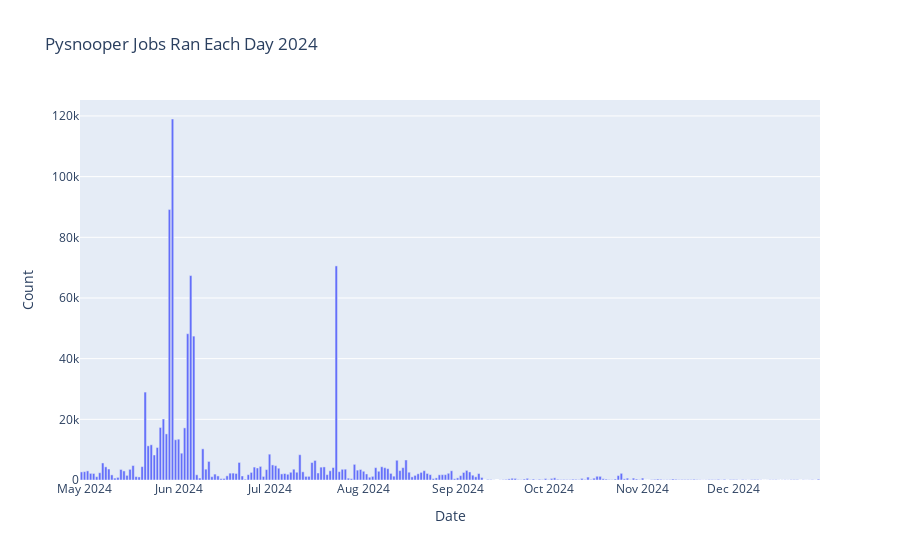

The cell this chart's notebook holds for it:
### Markdown cell above
### a). Jobs by Day Bar chart

### Code cell
date_count = merged_df.groupby('date')['date'].count().rename('Count').reset_index()
fig = px.bar(date_count, x = 'date', y = 'Count', title = 'Pysnooper Jobs Ran Each Day 2024', labels = {
   'date':'Date'
})
fig.show()

### Figure 1 — Plotly figure (JSON) as saved in the notebook; plotly's stock layout.template omitted (floating-point values rounded to 4 significant figures; data arrays with more than 128 entries replaced by an {"elided": "..."} marker saying what was removed)
{"data": [{"hovertemplate": "Date=%{x}<br>Count=%{y}<extra></extra>", "legendgroup": "", "marker": {"color": "#636efa", "pattern": {"shape": ""}}, "name": "", "orientation": "v", "showlegend": false, "textposition": "auto", "type": "bar", "x": {"elided": "243 str values"}, "xaxis": "x", "y": {"elided": "243 int values"}, "yaxis": "y"}], "layout": {"barmode": "relative", "legend": {"tracegroupgap": 0}, "title": {"text": "Pysnooper Jobs Ran Each Day 2024"}, "xaxis": {"anchor": "y", "domain": [0, 1], "title": {"text": "Date"}}, "yaxis": {"anchor": "x", "domain": [0, 1], "title": {"text": "Count"}}}}
